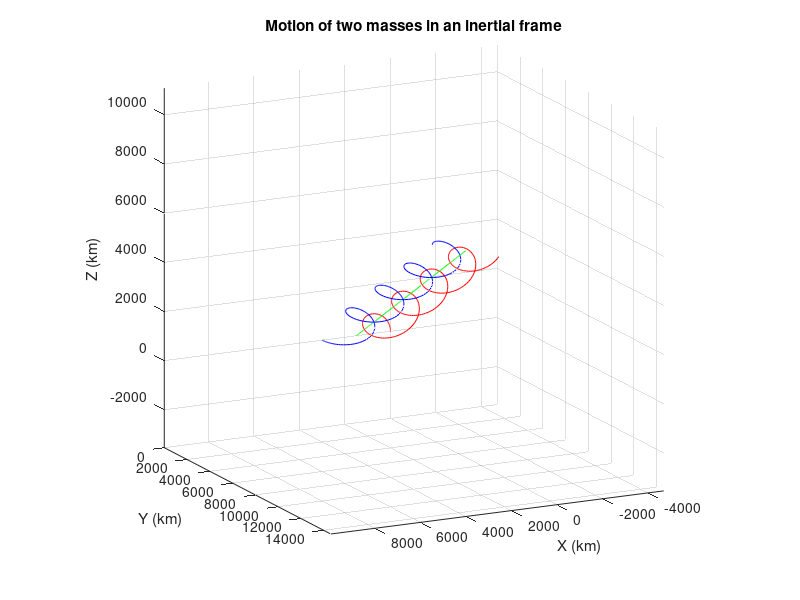
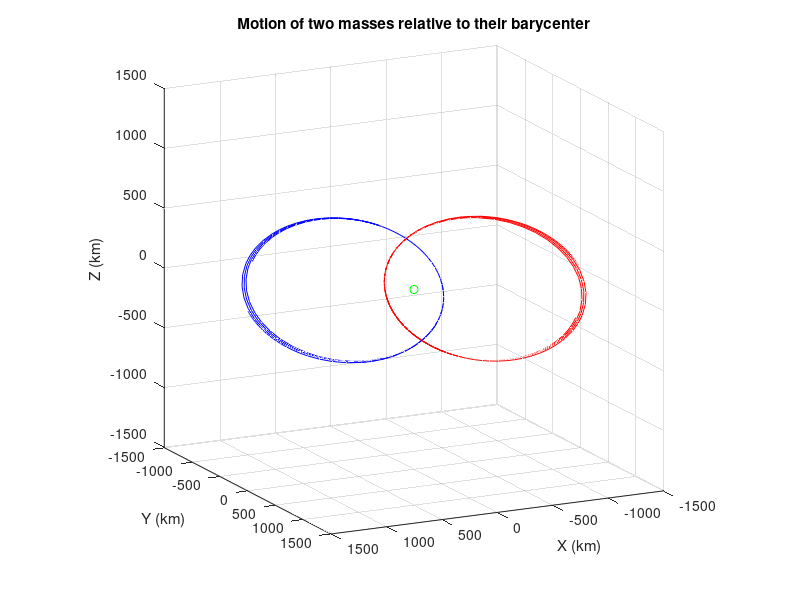
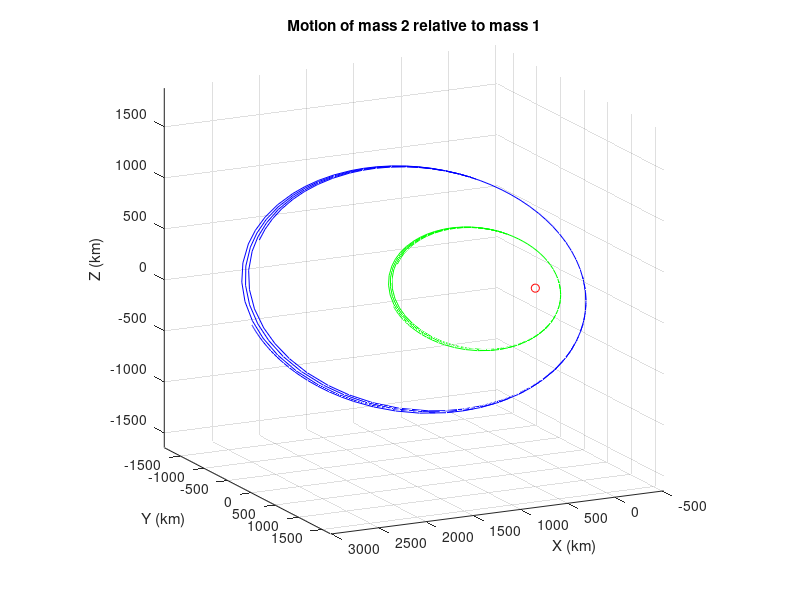

Write the MATLAB code that produced these figures, in order.
function two_body_inertial_numerical_solution
    % [section-1]
    G = 6.67430E-20;  % km^3/(kg * s^2)
    m1 = 1.0E26;  % kg
    m2 = 1.0E26;  % kg

    R10 = [0 0 0];  % km
    R20 = [3000 0 0];  % km
    dotR10 = [10 20 30];  % km/s
    dotR20 = [0 40 0];  % km/s

    y0 = [R10 R20 dotR10 dotR20];

    % [section-2]
    X_1 = y0(1);
    Y_1 = y0(2);
    Z_1 = y0(3);
    X_2 = y0(4);
    Y_2 = y0(5);
    Z_2 = y0(6);

    r = sqrt((X_2 - X_1).^2 + (Y_2 - Y_1).^2 + (Z_2 - Z_1).^2);

    ddotX_1 = G .* m2 .* (X_2 - X_1) ./ r.^3;
    ddotY_1 = G .* m2 .* (Y_2 - Y_1) ./ r.^3;
    ddotZ_1 = G .* m2 .* (Z_2 - Z_1) ./ r.^3;
    ddotX_2 = -G .* m1 .* (X_2 - X_1) ./ r.^3;
    ddotY_2 = -G .* m1 .* (Y_2 - Y_1) ./ r.^3;
    ddotZ_2 = -G .* m1 .* (Z_2 - Z_1) ./ r.^3;

    % [section-3]
    R1 = y0(1:3);
    R2 = y0(4:6);

    r = norm(R2 - R1);
    ddot = G .* (R2 - R1) ./ r.^3;
    ddotR10 = m2 .* ddot;
    ddotR20 = -m1 .* ddot;

    % [section-4]
    Delta_t = 1;  % s
    dotR11 = ddotR10 .* Delta_t + dotR10;
    dotR21 = ddotR20 .* Delta_t + dotR20;

    R11 = dotR10 .* Delta_t + R10;
    R21 = dotR20 .* Delta_t + R20;

    % [section-5]
    % Section 5-6 is needed in Python (imports) but not Matlab
    % [section-6]
    function dydt = absolute_motion(~,y)
        % Calculate the motion of a two-body system in an inertial reference frame.
        %
        % The state vector ``y`` should be in the order:
        %
        % 1. Coordinates of $m_1$
        % 2. Coordinates of $m_2$
        % 3. Velocity components of $m_1$
        % 4. Velocity components of $m_2$

        R1 = y(1:3);
        R2 = y(4:6);

        dotR1 = y(7:9);
        dotR2 = y(10:12);

        r = norm(R2 - R1);

        ddotR1 = G .* m2 .* (R2 - R1) ./ r.^3;
        ddotR2 = G .* m1 .* (R1 - R2) ./ r.^3;

        dydt = [dotR1; dotR2; ddotR1; ddotR2];

    end % absolute_motion

    % [section-7]
    t0 = 0;
    tf = 480;
    [~,y] = ode45(@absolute_motion, [t0 tf], y0);

    R1 = y(:, 1:3); % km
    R2 = y(:, 4:6); % km
    barycenter = (m1 .* R1 + m2 .* R2) ./ (m1 + m2);

    % [section-8]
    output

    return

    function output
        % Plot the output in three graphs
        figure(1)
        title('Motion of two masses in an inertial frame')
        hold on
        plot3(R1(:, 1), R1(:, 2), R1(:, 3), '-r')
        plot3(R2(:, 1), R2(:, 2), R2(:, 3), '-b')
        plot3(barycenter(:, 1), barycenter(:, 2), barycenter(:, 3), '-g')
        axis_settings

        figure(2)
        title('Motion of two masses relative to their barycenter')
        hold on
        R1_rel_COG = R1 - barycenter;
        R2_rel_COG = R2 - barycenter;
        plot3(R1_rel_COG(:, 1), R1_rel_COG(:, 2), R1_rel_COG(:, 3), '-r')
        plot3(R2_rel_COG(:, 1), R2_rel_COG(:, 2), R2_rel_COG(:, 3), '-b')
        plot3(0, 0, 0, 'og')
        axis_settings

        figure(3)
        title('Motion of mass 2 relative to mass 1')
        hold on
        R2_rel_R1 = R2 - R1;
        COG_rel_R1 = barycenter - R1;
        plot3(R2_rel_R1(:, 1), R2_rel_R1(:, 2), R2_rel_R1(:, 3), '-b')
        plot3(COG_rel_R1(:, 1), COG_rel_R1(:, 2), COG_rel_R1(:, 3), '-g')
        plot3(0, 0, 0, 'or')
        axis_settings

        function axis_settings
            view([2,4,1.2])
            grid on
            axis equal
            xlabel('X (km)')
            ylabel('Y (km)')
            zlabel('Z (km)')
        end % axis_settings

    end % output

    % [end-here]

end % two_body_inertial_numerical_solution
